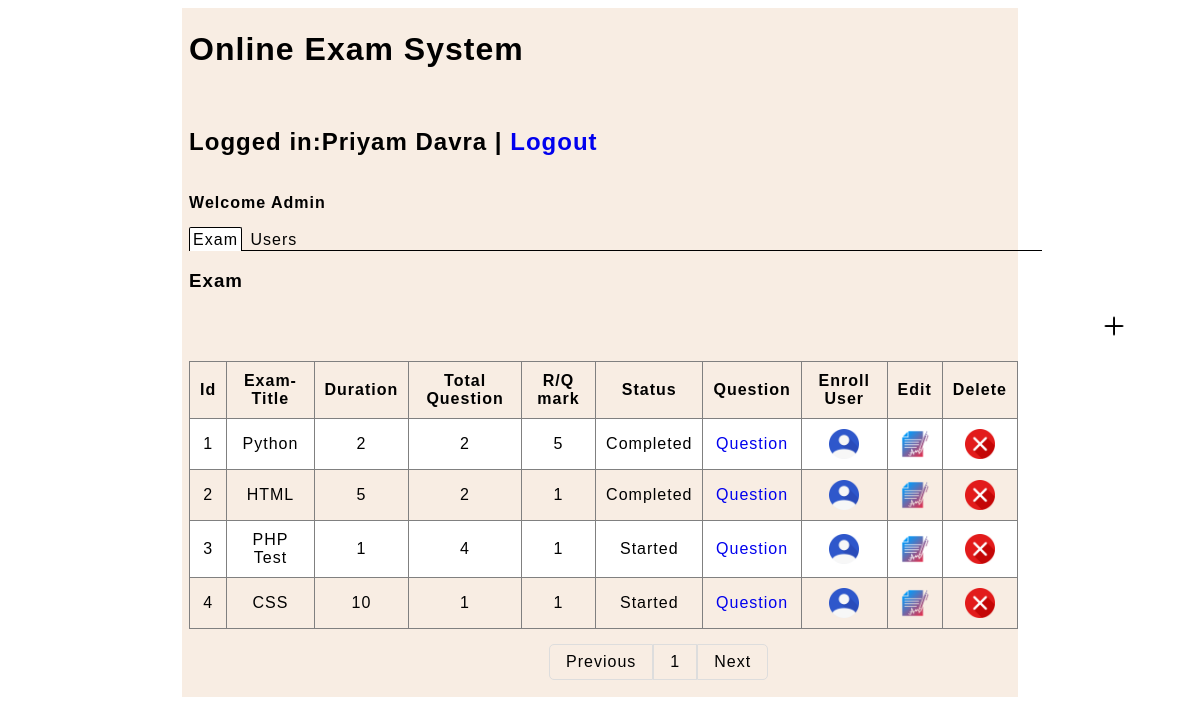
Screenshot of /user_page.php with the database file from the repository.
### tables this page shows
CREATE TABLE IF NOT EXISTS `exam_user` (
  `id` int(11) UNSIGNED NOT NULL AUTO_INCREMENT,
  `first_name` varchar(250) DEFAULT NULL,
  `laast_name` varchar(250) DEFAULT NULL,
  `gender` enum('Male','Female') NOT NULL,
  `email` varchar(250) DEFAULT NULL,
  `password` varchar(60) NOT NULL,
  `mobile` varchar(12) NOT NULL,
  `address` text NOT NULL,
  `created` datetime NOT NULL DEFAULT current_timestamp(),
  `role` enum('admin','user') DEFAULT NULL,
  PRIMARY KEY (`id`)
);

CREATE TABLE IF NOT EXISTS `exam_create` (
  `id` int(11) NOT NULL AUTO_INCREMENT,
  `user_id` int(11) NOT NULL,
  `exam_title` varchar(250) NOT NULL,
  `duration` varchar(30) NOT NULL,
  `total_question` int(5) NOT NULL,
  `marks_right_answer` varchar(30) NOT NULL,
  `create_on` date NOT NULL DEFAULT current_timestamp(),
  `status` enum('Pending','Created','Started','Completed') NOT NULL,
  PRIMARY KEY (`id`)
);

### user_page.php (the view)
<?php
	require_once('db.php');
?>
<html>
<head>
<link rel="stylesheet" href="CSS/admin.css" >
<link rel="stylesheet" href="CSS/pagination.css" >
</head>
	<body>
		<div class="main">
		<h1>Online Exam System</h1>
		<?php
			$sql="select * from exam_user where role='admin'";
			$run=mysqli_query($db,$sql);
			$result=mysqli_fetch_array($run);
		?>
		<br><p><h2>Logged in:<?=$result['first_name']." ".$result['laast_name']?> | <a class="out" href="logout.php">Logout</h2></a></p>
		<p><br><b>Welcome Admin</b></p>
		<p class="select">
		<a class="btn" href="admin.php">Exam</a>
		<a class="btn one" href="user.php">Users</a>
		<span class="unl"></span>
		</p>
		<h3>Exam</h3>
		<a href="#">
		<img class="img" src="Images/add-outline.png">
		</a>
		<table border="1">
		<tr>
		<th>Id</th>
		<th>Exam-Title</th>
		<th>Duration</th>
		<th>Total Question</th>
		<th>R/Q mark</th>
		<th>Status</th>
		<th>Question</th>
		<th>Enroll User</th>
		<th>Edit</th>
		<th>Delete</th>
		</tr>
		<?php
			$ext="select * from exam_create";
			$row=mysqli_query($db,$ext);
			$cnt=1;
			while($rst=mysqli_fetch_array($row))
			{
			?>
			<tr align="center">
			<td><?=$cnt?></td>
			<td><?=$rst['exam_title']?></td>
			<td><?=$rst['duration']?></td>
			<td><?=$rst['total_question']?></td>
			<td><?=$rst['marks_right_answer']?></td>
			<td><?=$rst['status']?></td>
			<td><a href="question.php?exam_id=<?=$rst['id']?>">Question</a></td>
			<td><a href="enroll.php?exam_id=<?=$rst['id']?>"><img class="enroll" src="images/google-contacts.png"></a></td>
			<td><a href="enroll.php?exam_id=<?=$rst['id']?>"><img class="change" src="images/signed.png"></a></td>
			<td><a href="enroll.php?exam_id=<?=$rst['id']?>"><img class="dlt" src="images/x-button.png"></a></td>
			</tr>
			<?php
			$cnt++;
			}
		?>
		</table>
		<?php
		include_once('pagination.php');
		?>
		</div>
	</body>
</html>

### pagination.php (shortened to what this page needs)
<?php
$post_per_page=5;
$q="SELECT * FROM exam_create";
$r=mysqli_query($db,$q);
$total_posts=mysqli_num_rows($r);
$total_pages=ceil($total_posts/$post_per_page);
$page=1;
?>
<div class="pagination max-width-1 m-auto">
    <a href="?page=<?=$page-1?>">
    Previous
    </a>
  <?php
    for ($opage=1; $opage <= $total_pages; $opage++) {
        ?>
        <a href="?page=<?=$opage?>">
        <?=$opage?>
        </a>
   <?php
   }
  ?>
    <a href="?page=<?=$page+1?>">
    Next
    </a>
</div>

### CSS/admin.css (style rules this page uses)
body { font-family:arial; letter-spacing:1px; }
.main { background-color:#F8EDE3; width:70%; margin:0 auto; padding:2px 0 7px 7px; position:relative; }
.main a { text-decoration:none; }
.btn { color:black; padding:3px; border-radius:2px 2px 0 0; }
a { margin:0; }
.select a:first-child { background-color:white; border: 1px solid black; border-bottom:none; margin:0; }
.select a:nth-child(2) { margin:0; display:inline-block; }
table { margin:0; border-collapse:collapse; }
.unl { position:absolute; height:1px; width:800px; background-color:black; left:60px; top:242px; }
tr:nth-child(even) { background:white; }
th, td { padding:10px; }
.img { position:relative; left:900px; height:30px; width:30px; bottom:10px; padding:10px; }
.enroll { height:30px; width:30px; }
.change { height:30px; width:30px; }
.dlt { height:30px; width:30px; }

### CSS/pagination.css (style rules this page uses)
.pagination { display: flex; margin: 15px 30vw 10px; }
.pagination a { color: black; padding: 8px 16px; text-decoration: none; border: 1px solid #ddd; }
.pagination a:first-child { border-top-left-radius: 5px; border-bottom-left-radius: 5px; }
.pagination a:last-child { border-top-right-radius: 5px; border-bottom-right-radius: 5px; }

### rows the page displays
exam_user: first_name "Priyam", laast_name "Davra"
exam_create: exam_title "Python", duration "2", total_question "2", marks_right_answer "5", status "Completed"
exam_create: exam_title "HTML", duration "5", total_question "2", marks_right_answer "1", status "Completed"
exam_create: exam_title "PHP Test", duration "1", total_question "4", marks_right_answer "1", status "Started"
exam_create: exam_title "CSS", duration "10", total_question "1", marks_right_answer "1", status "Started"
